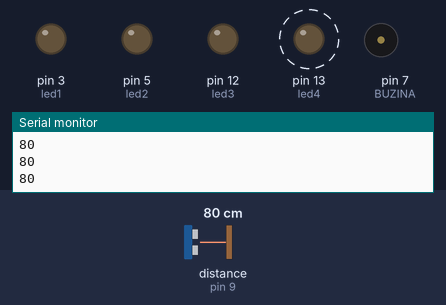
This sketch was run on a simulated Arduino Uno, built with avr-gcc and run on an emulated ATmega328P. Parts: output pins drawn as LEDs (lit = HIGH), buzzer (waves = sounding, pin HIGH), the last lines printed to the serial monitor. Dashed ring = blinking. Inputs (shaded band) come from the test bench; at power-on: distance to the obstacle (sensor on pin 9) 80 cm. The echo pulse lasts 58.3 µs per cm.

Above: at 1.28 s.
1.3 s: distance to the obstacle (sensor on pin 9) set to 52 cm
4.3 s: distance to the obstacle (sensor on pin 9) set to 45 cm
At 4.65 s:
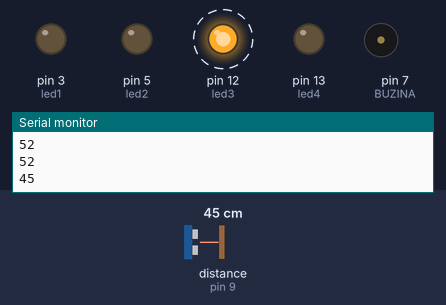
7.3 s: distance to the obstacle (sensor on pin 9) set to 27 cm
10.3 s: distance to the obstacle (sensor on pin 9) set to 23 cm
At 10.53 s:
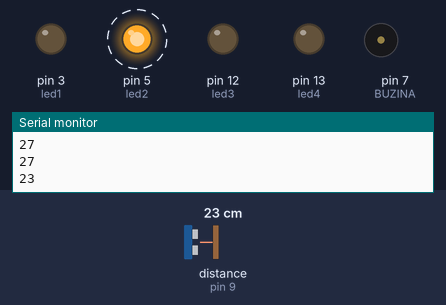
13.3 s: distance to the obstacle (sensor on pin 9) set to 11 cm
16.3 s: distance to the obstacle (sensor on pin 9) set to 8 cm
At 16.48 s:
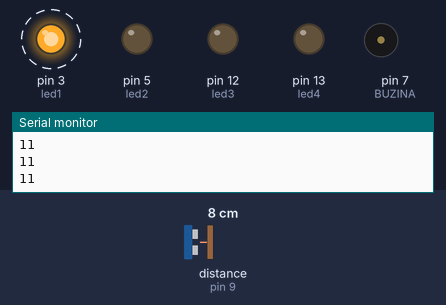
At 16.98 s:
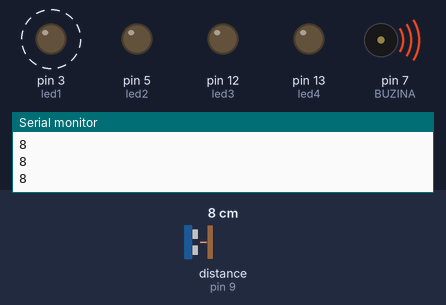
Timing chart, 0 to 20.3 s (numbered marks = the images above; inputs shaded):
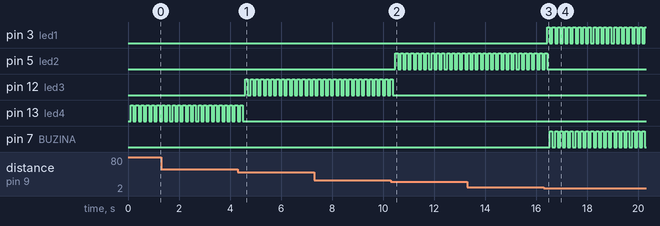

Measured:
- the behaviour switches between 50 and 49 cm on distance to the obstacle (sensor on pin 9) (found by bisection; images 0 and 1)
- the behaviour switches between 25 and 24 cm on distance to the obstacle (sensor on pin 9) (found by bisection; images 1 and 2)
- the behaviour switches between 10 and 9 cm on distance to the obstacle (sensor on pin 9) (found by bisection; images 2 and 3)
- after the input at 4.3 s, pin 12 (led3): alternates HIGH for 0.10 s and LOW for 0.10 s, starting after 0.30 s; pin 13 (led4): goes on until 4.5 s, then stays LOW
- after the input at 10.3 s, pin 5 (led2): alternates HIGH for 0.10 s and LOW for 0.10 s, starting after 0.18 s; pin 12 (led3): goes on until 10.4 s, then stays LOW
- after the input at 16.3 s, pin 3 (led1): alternates HIGH for 0.10 s and LOW for 0.10 s, starting after 0.13 s; pin 5 (led2): goes on until 16.4 s, then stays LOW; pin 7 (BUZINA): alternates HIGH for 0.10 s and LOW for 0.10 s, starting after 0.23 s
- by itself, pin 13 (led4): alternates HIGH for 0.10 s and LOW for 0.10 s

The sketch:

Ultrasonic.ino
```cpp
#include <Ultrasonic.h>

#define BUZINA 7
#define TRIG 8
#define ECHO 9
#define led1 3
#define led2 5
#define led3 12
#define led4 13


Ultrasonic ultrasonic(TRIG,ECHO);
void setup() {
  // put your setup code here, to run once:
  pinMode(BUZINA,OUTPUT);
  pinMode(led1,OUTPUT);
  pinMode(led2,OUTPUT);
  pinMode(led3,OUTPUT);
  pinMode(led4,OUTPUT);
  Serial.begin(9600);
}

void loop() {
  // put your main code here, to run repeatedly:
  int distance = ultrasonic.distanceRead(CM);
  if(distance < 100){
    if(distance <50){
      if(distance < 25){
        if(distance < 10){
          if(distance <5){
          digitalWrite(led2,LOW);
          digitalWrite(led3,LOW);
          digitalWrite(led4,LOW);
          digitalWrite(BUZINA,HIGH);
          digitalWrite(led1,HIGH);
          Serial.println(distance);
          delay(100);
          }else{
          digitalWrite(led2,LOW);
          digitalWrite(led3,LOW);
          digitalWrite(led4,LOW);
          digitalWrite(BUZINA,LOW);
          digitalWrite(led1,HIGH);
          delay(100);
          digitalWrite(BUZINA,HIGH);
          digitalWrite(led1,LOW);
          Serial.println(distance);
          delay(100);
        }
        }
        else{
          digitalWrite(led1,LOW);
          digitalWrite(led3,LOW);
          digitalWrite(led4,LOW);
          Serial.println(distance);
          digitalWrite(BUZINA,LOW);
          digitalWrite(led2,LOW);
          delay(100);
          digitalWrite(led2,HIGH);
          delay(100);

        }
      }
      else{
        digitalWrite(led1,LOW);
        digitalWrite(led2,LOW);
        digitalWrite(led4,LOW);
          Serial.println(distance);
          digitalWrite(BUZINA,LOW);
          digitalWrite(led3,LOW);
          delay(100);
          digitalWrite(led3,HIGH);
          delay(100);
    }
  }
  else{
          digitalWrite(led1,LOW);
          digitalWrite(led2,LOW);
          digitalWrite(led3,LOW);
          Serial.println(distance);
          digitalWrite(BUZINA,LOW);
          digitalWrite(led4,LOW);
          delay(100);
          digitalWrite(led4,HIGH);
          delay(100);
  }
  }
}
```
